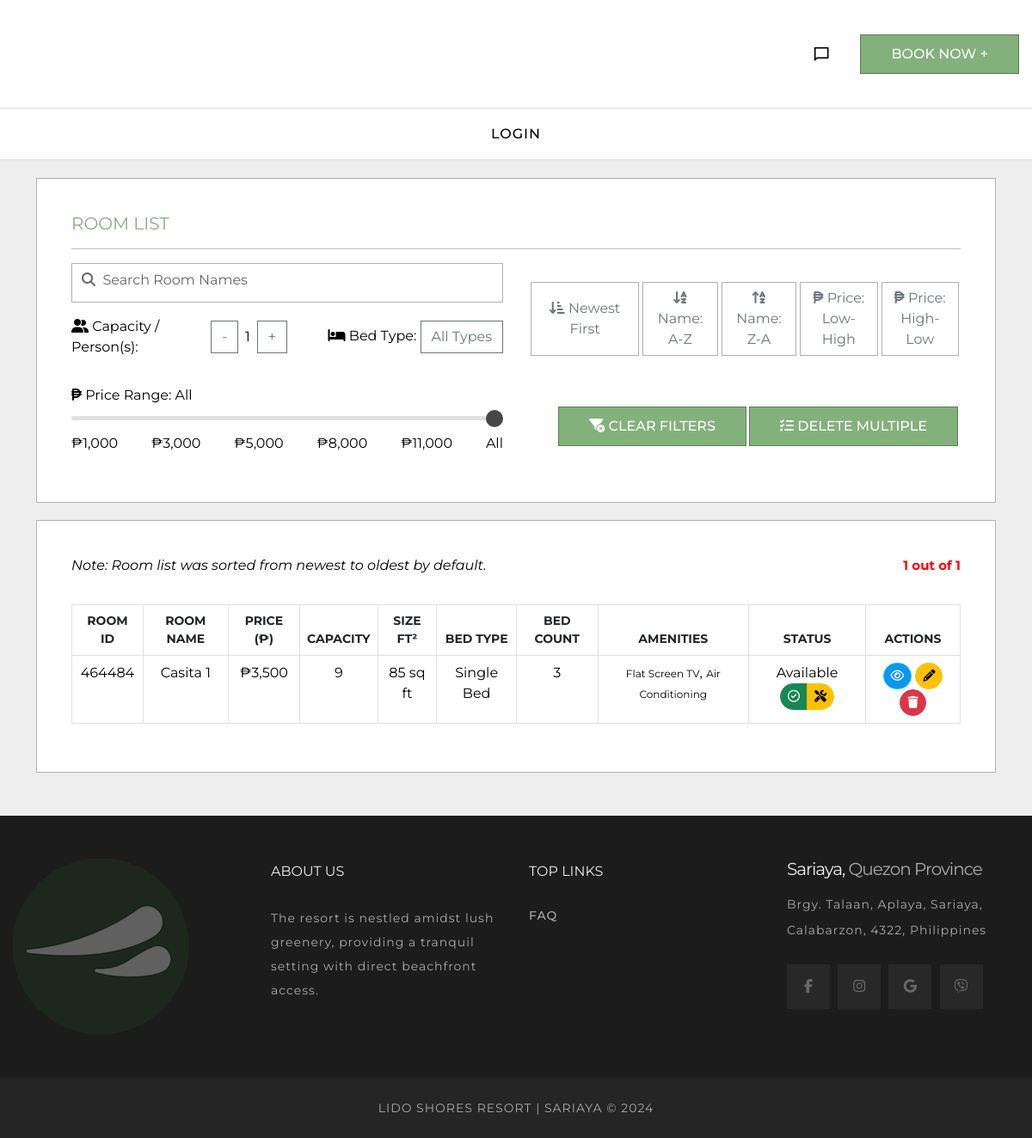
Page /admin_rooms/ on the earlier database version.
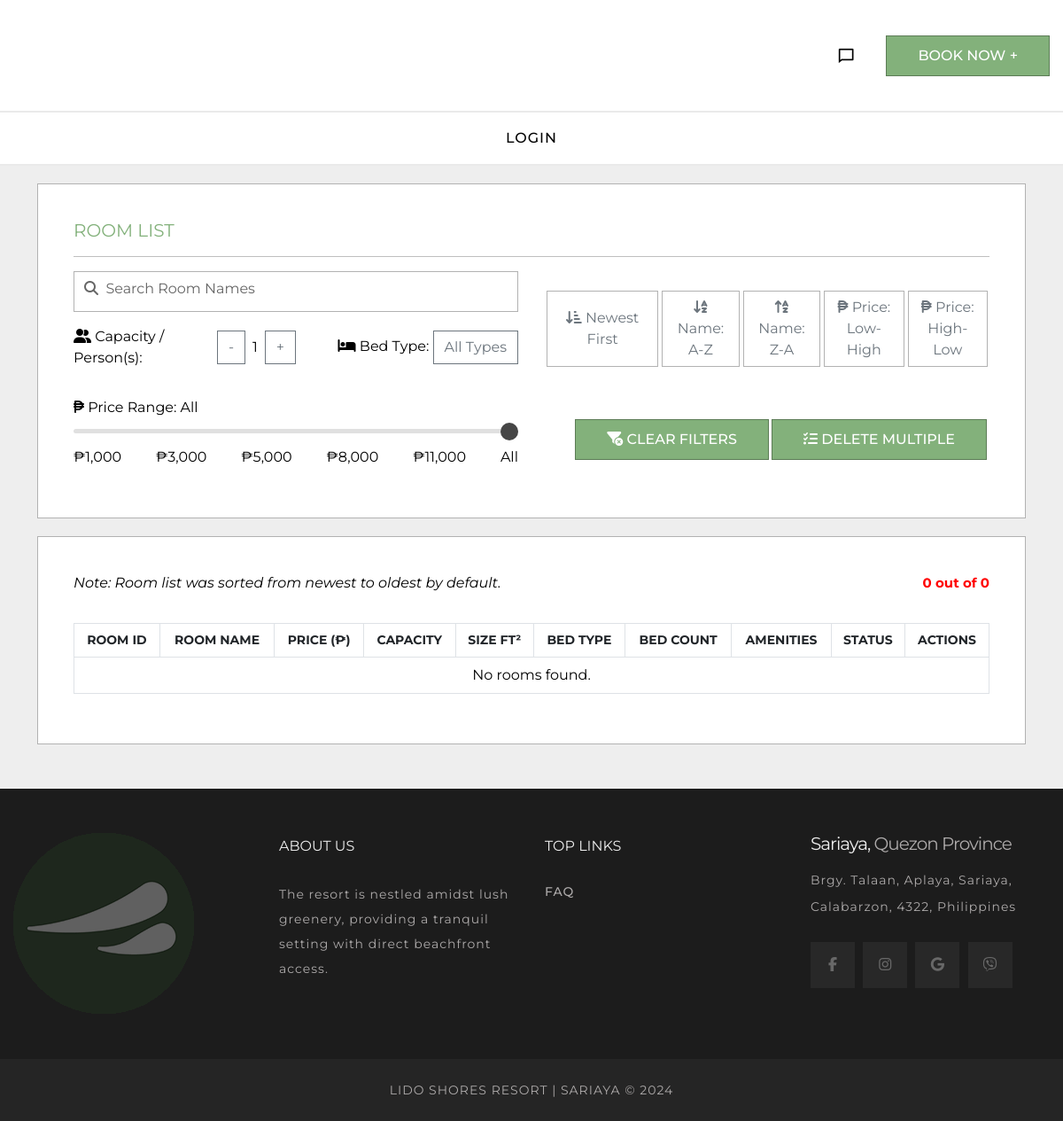
Same page on the later database version.
### lidoapp/models.py (models this page shows, shortened)
class Room(models.Model):
    ROOM_AMENITIES = [
        ('wifi', 'In-Room Wifi'),
        ('tv', 'Flat Screen TV'),
        ('ac', 'Air Conditioning'),
        ('heater', 'Heater'),
        ('coffee_maker', 'Coffee Maker'),
        ('microwave', 'Microwave'),
        ('kitchenette', 'Kitchenette'),
        ('toilet', 'Toilet Room'),
        ('extratoilet', 'Extra Toilet Room'),
        ('extrabed', 'Extra Bed Room'),
        ('bathrobe', 'Bathrobe'),
        ('toiletries', 'Complimentary Toiletries'),
        ('desk', 'Work Desk'),
        ('phone', 'Telephone'),
        ('balcony', 'Private Balcony'),
        ('sofa', 'Convertable Sofa'),
        ('dining_area', 'Dining Area'),
        ('barbeque', 'Outside Barbeque Area'),
        ('fireplace', 'Fireplace'),
    ]
    ROOM_STATUS_CHOICES = [
        ('available', 'Available'),
        ('reserved', 'Reserved'),
        ('maintenance', 'Under Maintenance'),
    ]
    BED_TYPE_CHOICES = [
        ('single', 'Single Bed'),
        ('double', 'Double Bed'),
        ('queen', 'Queen Bed'),
        ('king', 'King Bed'),
        ('twin', 'Twin Bed'),
    ]
    room_id = models.PositiveIntegerField(default=generate_room_id, unique=True)
    room_name = models.CharField(max_length=100)
    room_price = models.DecimalField(max_digits=10, decimal_places=2)
    room_capacity = models.PositiveIntegerField()
    room_size = models.PositiveIntegerField(help_text="Enter the size in square feet.")
    room_unit = models.PositiveIntegerField(default=1, help_text="Number of units available for this room")
    room_image = models.ImageField(upload_to=room_main_image_path)
    room_images = models.ManyToManyField('RoomImage', blank=True, related_name='rooms')
    room_amenities = models.ManyToManyField('Amenity', blank=True)
    room_status = models.CharField(max_length=15, choices=ROOM_STATUS_CHOICES, default='available')
    last_available_unit = models.PositiveIntegerField(default=1, editable=False)
    room_description = models.TextField(max_length=100, blank=True, help_text="A detailed description of the room's features and layout.")
    bed_type = models.CharField(max_length=10, choices=BED_TYPE_CHOICES, default='queen')
    discount = models.DecimalField(blank=True, max_digits=5, decimal_places=2, default=0.00)
    bed_count = models.PositiveIntegerField()
    created_at = models.DateTimeField(auto_now_add=True)

class Amenity(models.Model):
    amenity_type = models.CharField(choices=Room.ROOM_AMENITIES, max_length=20, unique=True)
    def __str__(self):
        return self.get_amenity_display()
    def get_amenity_display(self):
        return dict(Room.ROOM_AMENITIES).get(self.amenity_type, self.amenity_type)

### lidoapp/views.py (the view)
# urls.py: path('admin_rooms/', admin_rooms, name='admin_rooms'),
@csrf_exempt
def admin_rooms(request):
    sort_by = request.GET.get('sort_by', '-id')
    query = request.GET.get('q', '')
    min_price = request.GET.get('min_price', 100)
    max_price = request.GET.get('max_price', 20000)
    capacity = request.GET.get('capacity', None)
    bed_type = request.GET.get('bed_type', '')
    try:
        min_price = int(min_price)
        max_price = int(max_price)
    except ValueError:
        min_price, max_price = 100, 10000  # Set defaults if conversion fails
    total_room_count = Room.objects.count()
    rooms = Room.objects.all().order_by(sort_by)
    rooms = rooms.filter(room_price__gte=min_price, room_price__lte=max_price)
    if query:
        rooms = rooms.filter(room_name__icontains=query)
    if capacity:
        try:
            capacity = int(capacity)
            rooms = rooms.filter(room_capacity__gte=capacity)
        except ValueError:
            pass  # Ignore if conversion fails
    if bed_type:
        rooms = rooms.filter(bed_type=bed_type)
    filtered_room_count = rooms.count()
    if request.headers.get('x-requested-with') == 'XMLHttpRequest':
        html = render_to_string('authentication/admin/room_management/room_list.html', {'rooms': rooms})
        return JsonResponse({'html': html})
    context = {
        'rooms': rooms,
        'sort_by': sort_by,
        'query': query,
        'bed_type_choices': Room.BED_TYPE_CHOICES,
        'filtered_room_count': filtered_room_count,  # Count of rooms after filters
        'total_room_count': total_room_count         # Total rooms in database
    }
    return render(request, 'authentication/admin/room_management/admin_rooms.html', context)

### lidoapp/context_processors.py (called while the page is built)
def global_policies(request):
    latest_about_content = Policy.objects.filter(policy_type__iexact='about').order_by('-updated_at').first()
    about_content = latest_about_content.content if latest_about_content else "The resort is nestled amidst lush greenery, providing a tranquil setting with direct beachfront access."
    latest_address_content = Policy.objects.filter(policy_type__iexact='address').order_by('-updated_at').first()
    address_content = latest_address_content.content if latest_address_content else "Brgy. Talaan, Aplaya, Sariaya, Calabarzon, 4322, Philippines"
    return {
        'about_content': about_content,
        'address_content': address_content,
    }

def guest_context(request):
    guest = None
    if request.session.get('guest_id'):
        try:
            guest = GuestAccount.objects.get(id=request.session.get('guest_id'))
        except GuestAccount.DoesNotExist:
            pass
    return {'guest': guest}

### lidoapp/templates/authentication/admin/room_management/admin_rooms.html (shortened to what the changed rows need)
{% extends 'base.html' %}
{% load humanize %}
{% load static %}
{% block content %}
<div class="container rooms" style="margin-top: 20px;">
<div class="roomlist-container">
    <div style="display: flex; justify-content: space-between; align-items: center; margin-bottom: 10px;">
        <p style="margin: 0; font-style: italic;">Note: Room list was sorted from newest to oldest by default.</p>
        <span style="font-weight: bold; color: red; font-size: 15px;">
            {{ filtered_room_count }} out of {{ total_room_count }}
        </span>
    </div>
    <div class="table-wrapper">
        <table class="table table-bordered" style="margin-top: 20px;">
            <thead>
                <tr>
                    <th>Room ID</th>
                    <th>Room Name</th>
                    <th>Price (₱)</th>
                    <th>Capacity</th>
                    <th>Size ft²</th>
                    <th>Bed Type</th>
                    <th>Bed Count</th>
                    <th>Amenities</th>
                    <th>Status</th>
                    <th>Actions</th>
                </tr>
            </thead>
            {% include 'authentication/admin/room_management/room_list.html' %}
        </table>
    </div>
</div>
</div>
{% endblock content %}

### lidoapp/templates/authentication/admin/room_management/room_list.html (shortened to what this page needs)
{% load humanize %}
{% load static %}
<tbody>
    {% for room in rooms %}
    <tr class="room-row" data-room-id="{{ room.id }}">
        <td data-label="Room ID">{{ room.room_id }}</td>
        <td data-label="Room Name">{{ room.room_name }}</td>
        <td data-label="Price">&#8369;{{ room.room_price|floatformat:0|intcomma }}</td>
        <td data-label="Capacity">{{ room.room_capacity }}</td>
        <td data-label="Size">{{ room.room_size }} sq ft</td>
        <td data-label="Bed Type">{{ room.get_bed_type_display }}</td>
        <td data-label="Bed Count">{{ room.bed_count }}</td>
        <td data-label="Amenities">
            {% for amenity in room.room_amenities.all|slice:":2" %}
                <span class="amenities-text">{{ amenity }}</span>{% if not forloop.last %}, {% endif %}
            {% endfor %}
        </td>
        <td data-label="Status">
            <span id="status-{{ room.id }}">{{ room.get_room_status_display }}</span>
            <div class="btn-group" role="group">
                <button class="btn btn-success btn-sm status-btn" data-room-id="{{ room.id }}" data-status="available"><i class="fa-regular fa-circle-check"></i></button>
                <button class="btn btn-warning btn-sm status-btn" data-room-id="{{ room.id }}" data-status="maintenance"><i class="fa-solid fa-screwdriver-wrench"></i></button>
            </div>
        </td>
        <td data-label="Actions">
            <a href="{% url 'view_room' room.id %}" class="btn btn-info btn-sm"><i class="fa-regular fa-eye"></i></a>
            <a href="{% url 'edit_room' room.id %}" class="btn btn-warning btn-sm"><i class="fa-solid fa-pencil"></i></a>
            <a href="#" class="btn btn-danger btn-sm delete-room" data-room-id="{{ room.id }}" data-room-name="{{ room.room_name }}">
                <i class="fa-solid fa-trash"></i>
            </a>
        </td>
    </tr>
    {% empty %}
    <tr>
        <td colspan="10">No rooms found.</td>
    </tr>
    {% endfor %}
</tbody>

Differences in the rows shown:
removed Room: room_id "464484", room_name "Casita 1", room_price "3,500", room_capacity "9", room_size "85", bed_type "Single Bed", bed_count "3", room_status "Available"
removed Amenity: amenity_type "Flat Screen TV"
removed Amenity: amenity_type "Air Conditioning"
Other differences:
{{ filtered_room_count }}: "1" → "0"
{{ total_room_count }}: "1" → "0"
text now shown: "No rooms found."
